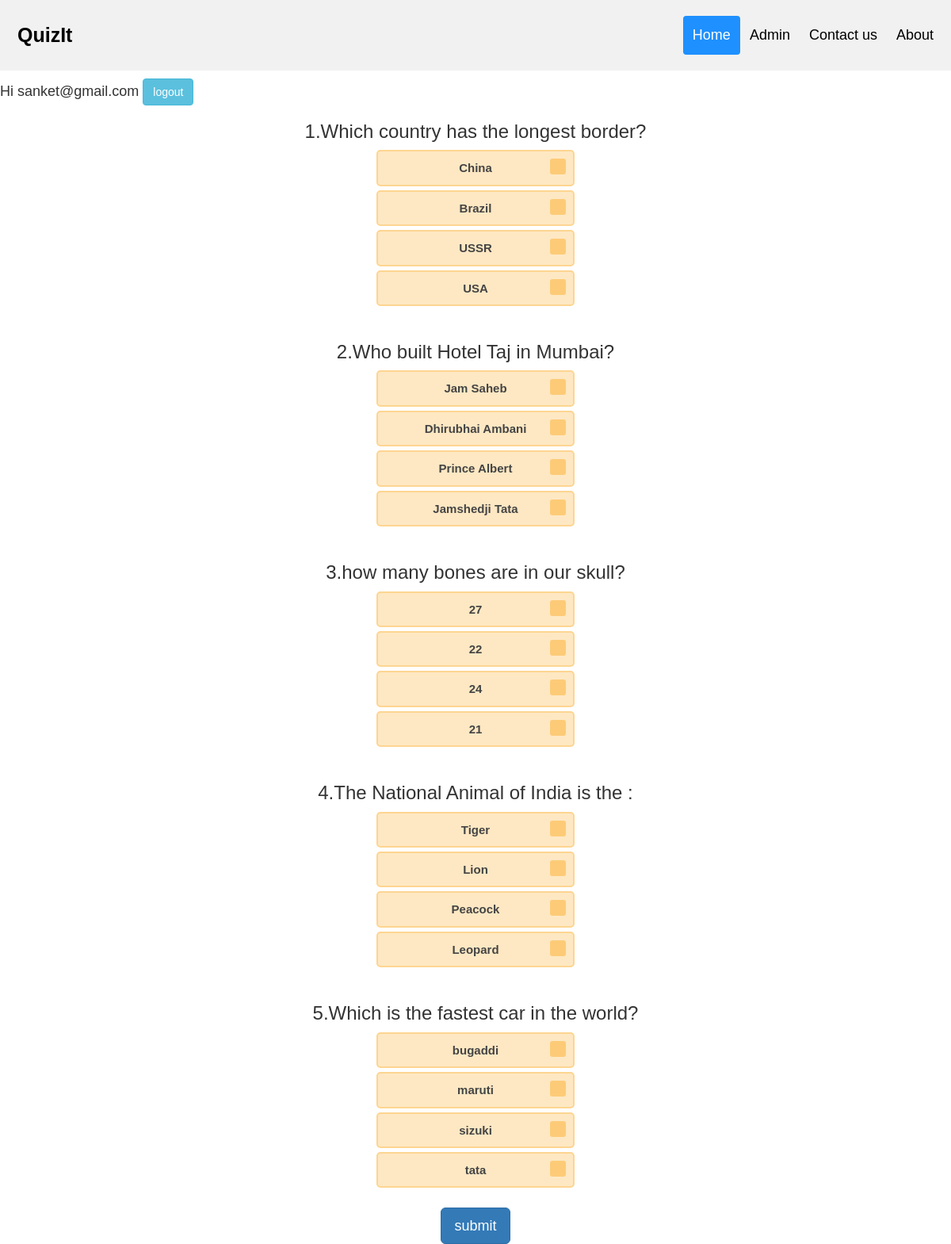
The app's page / (signed in) with its own data.
### question/models.py (models this page shows)
class Questions(models.Model):
    question = models.CharField(max_length=256)
    option_a = models.CharField(max_length=32)
    option_b = models.CharField(max_length=32)
    option_c = models.CharField(max_length=32)
    option_d = models.CharField(max_length=32)
    answer  = models.CharField(max_length=32)

### question/views.py (the view)
# urls.py: path('',question_details,name='home'),
def question_details(request):
    obj = Questions.objects.all()
    context = {
    "object_list":obj,
    }
    return render(request,"home.html",context)

### templates/home.html (shortened to what this page needs)
{% extends 'base.html' %}
{% load static%}
 {% block extendhead %}
 <link rel="stylesheet" href="{% static 'radio-button.css'%}">
 {% endblock extendhead %}
{% block content %}
{% if user.is_authenticated %}
  <h4 align=left>Hi {{ user.username }}
  <a href="{%url 'logout'%}" align=left class="btn btn-info" role="button">logout</a></h4>
  {%for obj in object_list%}
      <center>  <h3>{{obj.id}}.{{obj.question}}</h3>
        <form>
             <div class="radiobtn">
               <label for="{{obj.option_a}}">{{obj.option_a}}</label>
             </div>
             <div class="radiobtn">
               <label for="{{obj.option_b}}">{{obj.option_b}}</label>
             </div>
             <div class="radiobtn">
               <label for="{{obj.option_c}}">{{obj.option_c}}</label>
             </div>
             <div class="radiobtn">
               <label for="{{obj.option_d}}">{{obj.option_d}}</label>
             </div>
           </form>
           </center>
        <input type="hidden" name="" value={{obj.answer}}><br>
        {%endfor%}
        <center><button onclick="foo()" type="submit" class="btn btn-primary btn-lg" name="submit" value="submit" id="btntest">submit</button></center>
{% else %}
  <h4>You are not logged in</h4>
  <h4><a href="{% url 'login' %}">login</a></h4>
{% endif %}
{% endblock %}

### templates/base.html (shortened to what this page needs)
<!DOCTYPE html>
<html>
<head>
  {% block extendhead %}
  {% endblock extendhead %}
  <link rel="stylesheet" href="https://maxcdn.bootstrapcdn.com/bootstrap/3.4.0/css/bootstrap.min.css">
</head>
<body>
  <div class="header">
  <a href="#default" class="logo">QuizIt</a>
  <div class="header-right">
    <a class="active" href="{% url 'login' %}">Home</a>
  <a href="{% url 'admin:index' %}">Admin</a>
    <a href="#">Contact us</a>
    <a href="#about">About</a>
  </div>
</div>
  <main>
    {% block content %}
    {% endblock %}
  </main>
</body>
</html>

### static/radio-button.css (style rules this page uses)
form { max-width: 250px; position: relative; font-size: 15px; }
.radiobtn { position: relative; display: block; }
.radiobtn label { display: block; background: #fee8c3; color: #444; border-radius: 5px; padding: 10px 20px; border: 2px solid #fdd591; margin-bottom: 5px; cursor: pointer; }
.radiobtn label:after, .radiobtn label:before { content: ""; position: absolute; right: 11px; top: 11px; width: 20px; height: 20px; border-radius: 3px; background: #fdcb77; }
.radiobtn label:before { background: transparent; transition: 0.1s width cubic-bezier(0.075, 0.82, 0.165, 1) 0s, 0.3s height cubic-bezier(0.075, 0.82, 0.165, 2) 0.1s; z-index: 2; overflow: hidden; background-repeat: no-repeat; background-size: 13px; background-position: center; width: 0; height: 0; }

### templates/base.html (style rules this page uses)
* { box-sizing: border-box; }
body { margin: 0; font-family: Arial, Helvetica, sans-serif; }
.header { overflow: hidden; background-color: #f1f1f1; padding: 20px 10px; }
.header a { float: left; color: black; text-align: center; padding: 12px; text-decoration: none; font-size: 18px; line-height: 25px; border-radius: 4px; }
.header a.logo { font-size: 25px; font-weight: bold; }
.header a.active { background-color: dodgerblue; color: white; }
.header-right { float: right; }

### records on screen
Questions: id "1", question "Which country has the longest border?", option_a "China", option_b "Brazil", option_c "USSR", option_d "USA"
Questions: id "2", question "Who built Hotel Taj in Mumbai?", option_a "Jam Saheb", option_b "Dhirubhai Ambani", option_c "Prince Albert", option_d "Jamshedji Tata"
Questions: id "3", question "how many bones are in our skull?", option_a "27", option_b "22", option_c "24", option_d "21"
Questions: id "4", question "The National Animal of India is the :", option_a "Tiger", option_b "Lion", option_c "Peacock", option_d "Leopard"
Questions: id "5", question "Which is the fastest car in the world?", option_a "bugaddi", option_b "maruti", option_c "sizuki", option_d "tata"

### other values on screen
{{ user.username }} "sanket@gmail.com"
